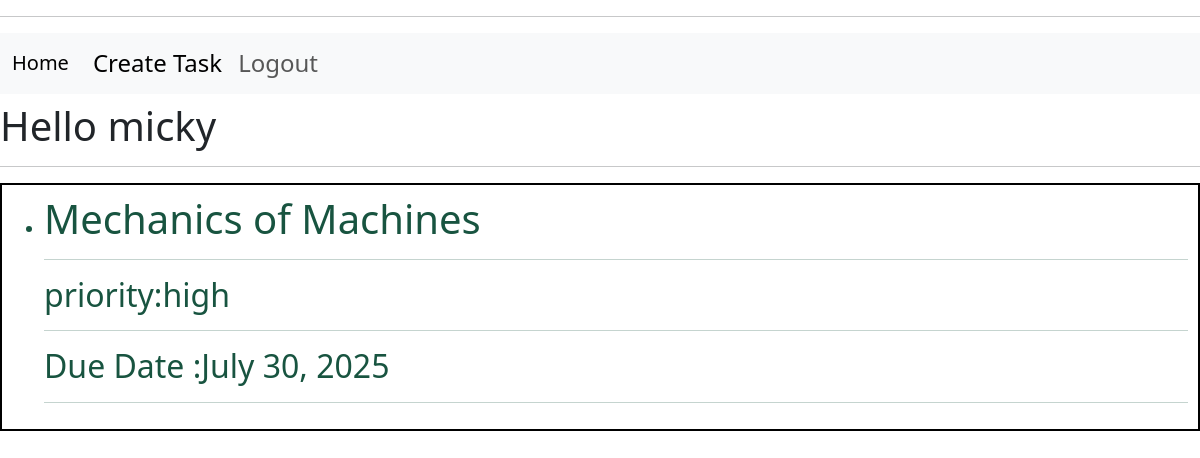
The page /into_task/141 (signed in) on the database its author committed.
### core/models.py (models this page shows, shortened)
class Task(models.Model):
    user=models.ForeignKey(User,on_delete=models.CASCADE,null=True,blank=True)
    name=models.CharField(max_length=50)
    priority=models.CharField(max_length=50)
    date_created=models.DateField(auto_now_add=True)
    due_date=models.DateField()
    description=models.TextField(max_length=500,null=True,blank=True)
    completed=models.BooleanField(default=False,null=True,blank=True)

### core/views.py (the view)
# urls.py: path("into_task/<str:pk>",views.into_task,name="into-task"),
@login_required(login_url="/")
def into_task(request,pk):
    task=models.Task.objects.get(id=pk)
    context={"task":task}
    return render(request,"core/into_task.html",context)

### core/templates/core/into_task.html (shortened to what this page needs)
{% extends "main_template.html"%}
{% block content%}
<div>
    <div class="box">
        <ul>
                <li>
                <h1>
                    {{task.name}}
                </h1>
                <h2>
                    <hr>
                    priority:{{task.priority}}
                    <br>
                    <hr>
                    Due Date :{{task.due_date}}
                    <hr>
                </h2>
                </li>
        </ul>
    </div>
</div>
{% endblock %}

### templates/navbar.html (shortened to what this page needs)
<div>
    <h4>
        <hr>
        <nav class="navbar navbar-expand-lg bg-body-tertiary">
            <div class="container-fluid">
              <a class="navbar-brand" href="{% url 'homepage'%}">Home</a>
              <div class="collapse navbar-collapse" id="navbarSupportedContent">
                <ul class="navbar-nav me-auto mb-2 mb-lg-0">
                  <li class="nav-item">
                    <a class="nav-link active" aria-current="page" href="{% url 'create-task' %}">Create Task</a>
                  </li>
                  <li class="nav-item">
                    {% if request.user.is_authenticated %}
                    <a class="nav-link" href="{% url 'logout' %}">Logout</a>
                    {%else%}
                    <a class="nav-link" href="{% url 'login' %}">Login</a>
                    {% endif%}
                  </li>
                </ul>
              </div>
            </div>
          </nav>
                    {% if request.user.is_authenticated %}
                        <h1>
                            Hello {{request.user}}
                        </h1>
                    {% endif %}
        </div>
<hr>

### core/templates/core/into_task.html (style rules this page uses)
.box { color: rgb(24, 84, 64); border: 2px solid #000; padding:10px }

### rows shown on the page
Task: name "Mechanics of Machines", priority "high", due_date "July 30, 2025"

### other values the page prints
{{ request.user }} "micky"
